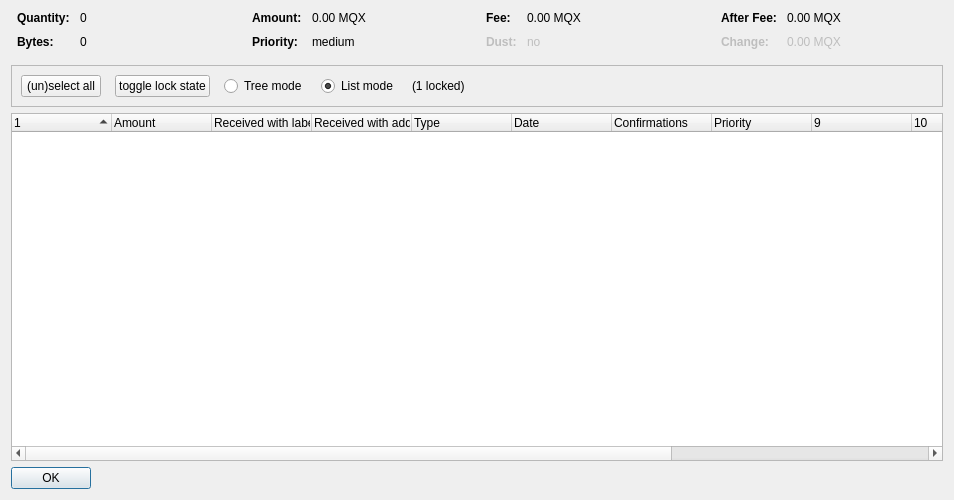
<?xml version="1.0" encoding="UTF-8"?>
<ui version="4.0">
 <class>CoinControlDialog</class>
 <widget class="QDialog" name="CoinControlDialog">
  <property name="geometry">
   <rect>
    <x>0</x>
    <y>0</y>
    <width>954</width>
    <height>500</height>
   </rect>
  </property>
  <property name="windowTitle">
   <string>Coin Selection</string>
  </property>
  <layout class="QVBoxLayout" name="verticalLayout">
   <item>
    <layout class="QHBoxLayout" name="horizontalLayoutTop" stretch="0,0,0,0">
     <property name="topMargin">
      <number>0</number>
     </property>
     <property name="bottomMargin">
      <number>10</number>
     </property>
     <item>
      <layout class="QFormLayout" name="formLayoutCoinControl1">
       <property name="horizontalSpacing">
        <number>10</number>
       </property>
       <property name="verticalSpacing">
        <number>10</number>
       </property>
       <property name="leftMargin">
        <number>6</number>
       </property>
       <property name="rightMargin">
        <number>6</number>
       </property>
       <item row="0" column="0">
        <widget class="QLabel" name="labelCoinControlQuantityText">
         <property name="font">
          <font>
           <weight>75</weight>
           <bold>true</bold>
          </font>
         </property>
         <property name="text">
          <string>Quantity:</string>
         </property>
        </widget>
       </item>
       <item row="0" column="1">
        <widget class="QLabel" name="labelCoinControlQuantity">
         <property name="cursor">
          <cursorShape>IBeamCursor</cursorShape>
         </property>
         <property name="contextMenuPolicy">
          <enum>Qt::ActionsContextMenu</enum>
         </property>
         <property name="text">
          <string notr="true">0</string>
         </property>
         <property name="textInteractionFlags">
          <set>Qt::LinksAccessibleByMouse|Qt::TextSelectableByKeyboard|Qt::TextSelectableByMouse</set>
         </property>
        </widget>
       </item>
       <item row="1" column="0">
        <widget class="QLabel" name="labelCoinControlBytesText">
         <property name="font">
          <font>
           <weight>75</weight>
           <bold>true</bold>
          </font>
         </property>
         <property name="text">
          <string>Bytes:</string>
         </property>
        </widget>
       </item>
       <item row="1" column="1">
        <widget class="QLabel" name="labelCoinControlBytes">
         <property name="cursor">
          <cursorShape>IBeamCursor</cursorShape>
         </property>
         <property name="contextMenuPolicy">
          <enum>Qt::ActionsContextMenu</enum>
         </property>
         <property name="text">
          <string notr="true">0</string>
         </property>
         <property name="textInteractionFlags">
          <set>Qt::LinksAccessibleByMouse|Qt::TextSelectableByKeyboard|Qt::TextSelectableByMouse</set>
         </property>
        </widget>
       </item>
      </layout>
     </item>
     <item>
      <layout class="QFormLayout" name="formLayoutCoinControl2">
       <property name="horizontalSpacing">
        <number>10</number>
       </property>
       <property name="verticalSpacing">
        <number>10</number>
       </property>
       <property name="leftMargin">
        <number>6</number>
       </property>
       <property name="rightMargin">
        <number>6</number>
       </property>
       <item row="0" column="0">
        <widget class="QLabel" name="labelCoinControlAmountText">
         <property name="font">
          <font>
           <weight>75</weight>
           <bold>true</bold>
          </font>
         </property>
         <property name="text">
          <string>Amount:</string>
         </property>
        </widget>
       </item>
       <item row="0" column="1">
        <widget class="QLabel" name="labelCoinControlAmount">
         <property name="cursor">
          <cursorShape>IBeamCursor</cursorShape>
         </property>
         <property name="contextMenuPolicy">
          <enum>Qt::ActionsContextMenu</enum>
         </property>
         <property name="text">
          <string notr="true">0.00 MQX</string>
         </property>
         <property name="textInteractionFlags">
          <set>Qt::LinksAccessibleByMouse|Qt::TextSelectableByKeyboard|Qt::TextSelectableByMouse</set>
         </property>
        </widget>
       </item>
       <item row="1" column="0">
        <widget class="QLabel" name="labelCoinControlPriorityText">
         <property name="font">
          <font>
           <weight>75</weight>
           <bold>true</bold>
          </font>
         </property>
         <property name="text">
          <string>Priority:</string>
         </property>
        </widget>
       </item>
       <item row="1" column="1">
        <widget class="QLabel" name="labelCoinControlPriority">
         <property name="cursor">
          <cursorShape>IBeamCursor</cursorShape>
         </property>
         <property name="contextMenuPolicy">
          <enum>Qt::ActionsContextMenu</enum>
         </property>
         <property name="text">
          <string>medium</string>
         </property>
         <property name="textInteractionFlags">
          <set>Qt::LinksAccessibleByMouse|Qt::TextSelectableByKeyboard|Qt::TextSelectableByMouse</set>
         </property>
        </widget>
       </item>
      </layout>
     </item>
     <item>
      <layout class="QFormLayout" name="formLayoutCoinControl3">
       <property name="horizontalSpacing">
        <number>10</number>
       </property>
       <property name="verticalSpacing">
        <number>10</number>
       </property>
       <property name="leftMargin">
        <number>6</number>
       </property>
       <property name="rightMargin">
        <number>6</number>
       </property>
       <item row="0" column="0">
        <widget class="QLabel" name="labelCoinControlFeeText">
         <property name="font">
          <font>
           <weight>75</weight>
           <bold>true</bold>
          </font>
         </property>
         <property name="text">
          <string>Fee:</string>
         </property>
        </widget>
       </item>
       <item row="0" column="1">
        <widget class="QLabel" name="labelCoinControlFee">
         <property name="cursor">
          <cursorShape>IBeamCursor</cursorShape>
         </property>
         <property name="contextMenuPolicy">
          <enum>Qt::ActionsContextMenu</enum>
         </property>
         <property name="text">
          <string notr="true">0.00 MQX</string>
         </property>
         <property name="textInteractionFlags">
          <set>Qt::LinksAccessibleByMouse|Qt::TextSelectableByKeyboard|Qt::TextSelectableByMouse</set>
         </property>
        </widget>
       </item>
       <item row="1" column="0">
        <widget class="QLabel" name="labelCoinControlLowOutputText">
         <property name="enabled">
          <bool>false</bool>
         </property>
         <property name="font">
          <font>
           <weight>75</weight>
           <bold>true</bold>
          </font>
         </property>
         <property name="text">
          <string>Dust:</string>
         </property>
        </widget>
       </item>
       <item row="1" column="1">
        <widget class="QLabel" name="labelCoinControlLowOutput">
         <property name="enabled">
          <bool>false</bool>
         </property>
         <property name="cursor">
          <cursorShape>IBeamCursor</cursorShape>
         </property>
         <property name="contextMenuPolicy">
          <enum>Qt::ActionsContextMenu</enum>
         </property>
         <property name="text">
          <string>no</string>
         </property>
         <property name="textInteractionFlags">
          <set>Qt::LinksAccessibleByMouse|Qt::TextSelectableByKeyboard|Qt::TextSelectableByMouse</set>
         </property>
        </widget>
       </item>
      </layout>
     </item>
     <item>
      <layout class="QFormLayout" name="formLayoutCoinControl4">
       <property name="horizontalSpacing">
        <number>10</number>
       </property>
       <property name="verticalSpacing">
        <number>10</number>
       </property>
       <property name="leftMargin">
        <number>6</number>
       </property>
       <property name="rightMargin">
        <number>6</number>
       </property>
       <item row="0" column="0">
        <widget class="QLabel" name="labelCoinControlAfterFeeText">
         <property name="font">
          <font>
           <weight>75</weight>
           <bold>true</bold>
          </font>
         </property>
         <property name="text">
          <string>After Fee:</string>
         </property>
        </widget>
       </item>
       <item row="0" column="1">
        <widget class="QLabel" name="labelCoinControlAfterFee">
         <property name="cursor">
          <cursorShape>IBeamCursor</cursorShape>
         </property>
         <property name="contextMenuPolicy">
          <enum>Qt::ActionsContextMenu</enum>
         </property>
         <property name="text">
          <string notr="true">0.00 MQX</string>
         </property>
         <property name="textInteractionFlags">
          <set>Qt::LinksAccessibleByMouse|Qt::TextSelectableByKeyboard|Qt::TextSelectableByMouse</set>
         </property>
        </widget>
       </item>
       <item row="1" column="0">
        <widget class="QLabel" name="labelCoinControlChangeText">
         <property name="enabled">
          <bool>false</bool>
         </property>
         <property name="font">
          <font>
           <weight>75</weight>
           <bold>true</bold>
          </font>
         </property>
         <property name="text">
          <string>Change:</string>
         </property>
        </widget>
       </item>
       <item row="1" column="1">
        <widget class="QLabel" name="labelCoinControlChange">
         <property name="enabled">
          <bool>false</bool>
         </property>
         <property name="cursor">
          <cursorShape>IBeamCursor</cursorShape>
         </property>
         <property name="contextMenuPolicy">
          <enum>Qt::ActionsContextMenu</enum>
         </property>
         <property name="text">
          <string notr="true">0.00 MQX</string>
         </property>
         <property name="textInteractionFlags">
          <set>Qt::LinksAccessibleByMouse|Qt::TextSelectableByKeyboard|Qt::TextSelectableByMouse</set>
         </property>
        </widget>
       </item>
      </layout>
     </item>
    </layout>
   </item>
   <item>
    <widget class="QFrame" name="frame">
     <property name="minimumSize">
      <size>
       <width>0</width>
       <height>40</height>
      </size>
     </property>
     <property name="frameShape">
      <enum>QFrame::StyledPanel</enum>
     </property>
     <property name="frameShadow">
      <enum>QFrame::Sunken</enum>
     </property>
     <layout class="QHBoxLayout" name="horizontalLayout">
      <item>
       <layout class="QHBoxLayout" name="horizontalLayoutPanel" stretch="0,0,0,0,0,0">
        <property name="spacing">
         <number>14</number>
        </property>
        <item>
         <widget class="QPushButton" name="pushButtonSelectAll">
          <property name="sizePolicy">
           <sizepolicy hsizetype="Maximum" vsizetype="Fixed">
            <horstretch>0</horstretch>
            <verstretch>0</verstretch>
           </sizepolicy>
          </property>
          <property name="text">
           <string>(un)select all</string>
          </property>
          <property name="autoDefault">
           <bool>false</bool>
          </property>
         </widget>
        </item>
        <item>
         <widget class="QPushButton" name="pushButtonToggleLock">
          <property name="sizePolicy">
           <sizepolicy hsizetype="Maximum" vsizetype="Fixed">
            <horstretch>0</horstretch>
            <verstretch>0</verstretch>
           </sizepolicy>
          </property>
          <property name="text">
           <string>toggle lock state</string>
          </property>
          <property name="autoDefault">
           <bool>false</bool>
          </property>
         </widget>
        </item>
        <item>
         <widget class="QRadioButton" name="radioTreeMode">
          <property name="sizePolicy">
           <sizepolicy hsizetype="Maximum" vsizetype="Fixed">
            <horstretch>0</horstretch>
            <verstretch>0</verstretch>
           </sizepolicy>
          </property>
          <property name="text">
           <string>Tree mode</string>
          </property>
         </widget>
        </item>
        <item>
         <widget class="QRadioButton" name="radioListMode">
          <property name="sizePolicy">
           <sizepolicy hsizetype="Maximum" vsizetype="Fixed">
            <horstretch>0</horstretch>
            <verstretch>0</verstretch>
           </sizepolicy>
          </property>
          <property name="text">
           <string>List mode</string>
          </property>
          <property name="checked">
           <bool>true</bool>
          </property>
         </widget>
        </item>
        <item>
         <widget class="QLabel" name="labelLocked">
          <property name="text">
           <string>(1 locked)</string>
          </property>
         </widget>
        </item>
        <item>
         <spacer name="horizontalSpacer">
          <property name="orientation">
           <enum>Qt::Horizontal</enum>
          </property>
          <property name="sizeHint" stdset="0">
           <size>
            <width>40</width>
            <height>20</height>
           </size>
          </property>
         </spacer>
        </item>
       </layout>
      </item>
     </layout>
    </widget>
   </item>
   <item>
    <widget class="CoinControlTreeWidget" name="treeWidget">
     <property name="contextMenuPolicy">
      <enum>Qt::CustomContextMenu</enum>
     </property>
     <property name="sortingEnabled">
      <bool>false</bool>
     </property>
     <property name="columnCount">
      <number>13</number>
     </property>
     <attribute name="headerShowSortIndicator" stdset="0">
      <bool>true</bool>
     </attribute>
     <attribute name="headerStretchLastSection">
      <bool>false</bool>
     </attribute>
     <column>
      <property name="text">
       <string/>
      </property>
     </column>
     <column>
      <property name="text">
       <string>Amount</string>
      </property>
     </column>
     <column>
      <property name="text">
       <string>Received with label</string>
      </property>
     </column>
     <column>
      <property name="text">
       <string>Received with address</string>
      </property>
     </column>
     <column>
      <property name="text">
	<string>Type</string>
      </property>
     </column>
     <column>
      <property name="text">	 
       <string>Date</string>
      </property>
     </column>
     <column>
      <property name="text">
       <string>Confirmations</string>
      </property>
      <property name="toolTip">
       <string>Confirmed</string>
      </property>
     </column>
     <column>
      <property name="text">
       <string>Priority</string>
      </property>
     </column>
     <column>
      <property name="text">
       <string/>
      </property>
     </column>
     <column>
      <property name="text">
       <string/>
      </property>
     </column>
     <column>
      <property name="text">
       <string/>
      </property>
     </column>
     <column>
      <property name="text">
       <string/>
      </property>
     </column>
     <column>
      <property name="text">
       <string/>
      </property>
     </column>
    </widget>
   </item>
   <item>
    <widget class="QDialogButtonBox" name="buttonBox">
     <property name="sizePolicy">
      <sizepolicy hsizetype="Maximum" vsizetype="Fixed">
       <horstretch>0</horstretch>
       <verstretch>0</verstretch>
      </sizepolicy>
     </property>
     <property name="orientation">
      <enum>Qt::Horizontal</enum>
     </property>
     <property name="standardButtons">
      <set>QDialogButtonBox::Ok</set>
     </property>
    </widget>
   </item>
  </layout>
 </widget>
 <customwidgets>
  <customwidget>
   <class>CoinControlTreeWidget</class>
   <extends>QTreeWidget</extends>
   <header>coincontroltreewidget.h</header>
  </customwidget>
 </customwidgets>
 <resources/>
 <connections/>
</ui>
